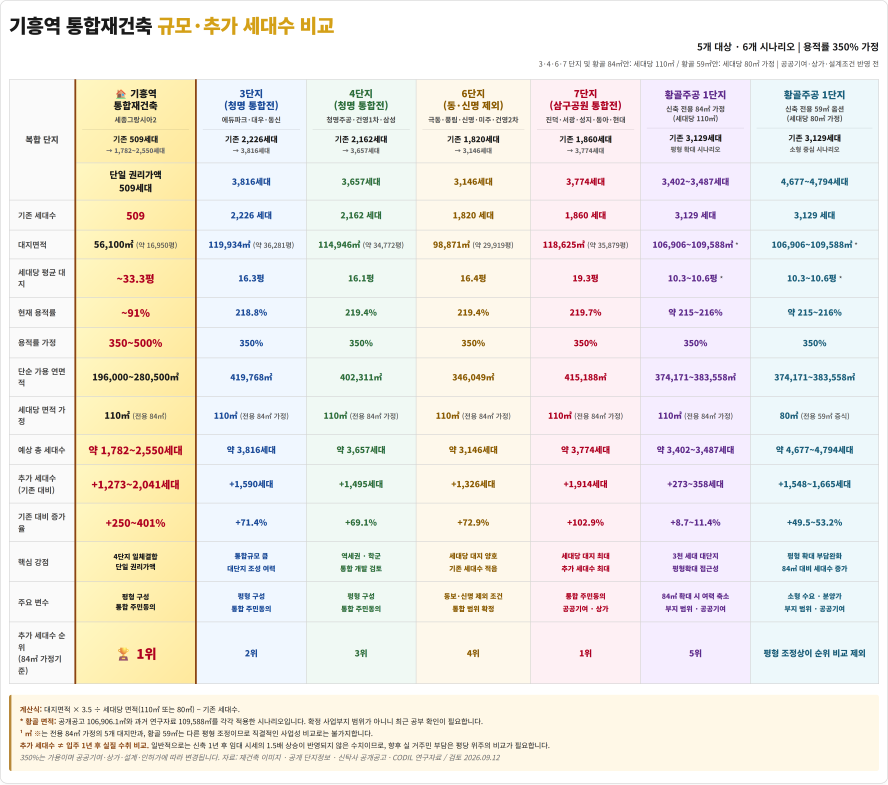
#> input picture compare-output.png, 4440 x 3921 px, found by its file name (shown at 1/5 size)
$ python _gen_4000.py
#> lines starting #> are read from the running program, lines starting #| are printed output that depends on the picture

from PIL import Image
import os

img = Image.open(r"C:\Users\glabr\.cloudflared\sites\sejong\compare-output.png")
#> img is the input picture: PIL image 4440x3921 RGB; mean R, G, B 240.5, 237.5, 231.1
print("Original:", img.size)
#| Original: (4440, 3921)
print("Original DPI:", img.info.get('dpi'))
#| Original DPI: (299.9994, 299.9994)

# Downscale 7200 → 4000 (preserves quality)
img_4000 = img.copy()
img_4000.thumbnail((4000, 3500), Image.LANCZOS)
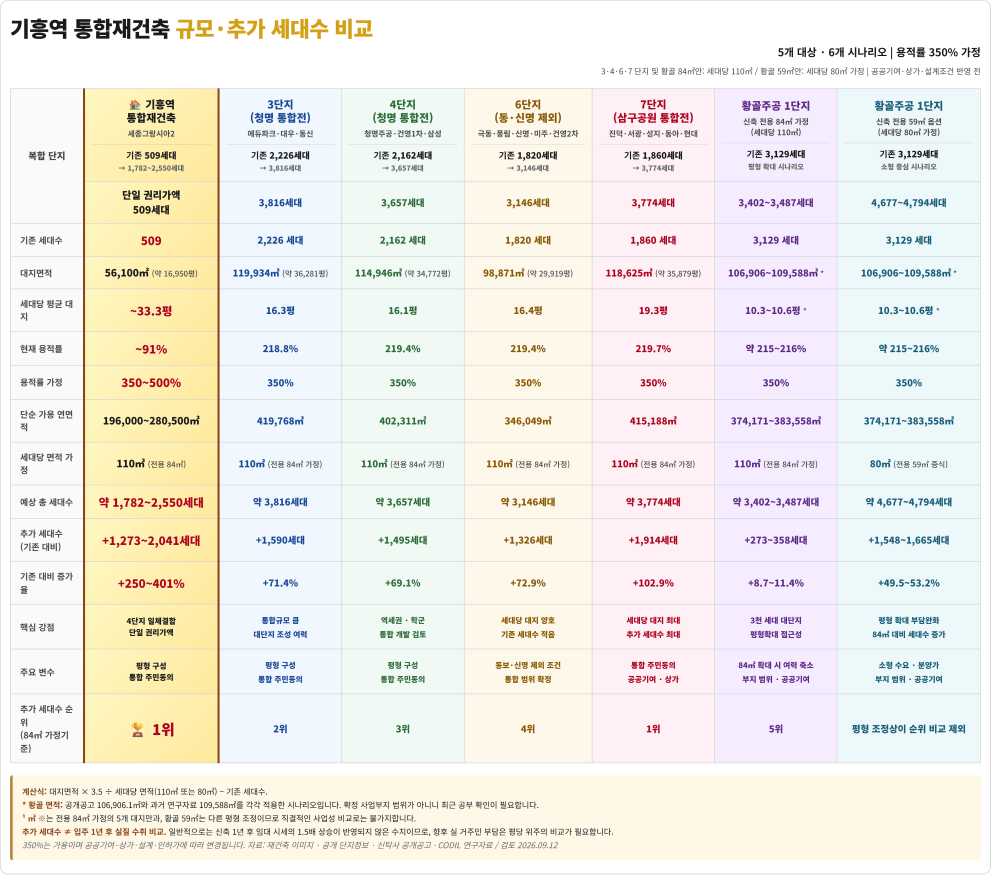
#> img_4000: PIL image 3963x3500 RGB (shown at 1/4 size); mean R, G, B 240.5, 237.5, 231
print("New size:", img_4000.size)
#| New size: (3963, 3500)

# Save with 300 DPI + optimize=True (best PNG compression)
out_path = r"C:\Users\glabr\.cloudflared\sites\sejong\compare-output-4000.png"
img_4000.save(out_path, 'PNG', dpi=(300, 300), optimize=True)
print("Saved")
print("Size:", os.path.getsize(out_path), "bytes")
print("DPI:", Image.open(out_path).info.get('dpi'))
